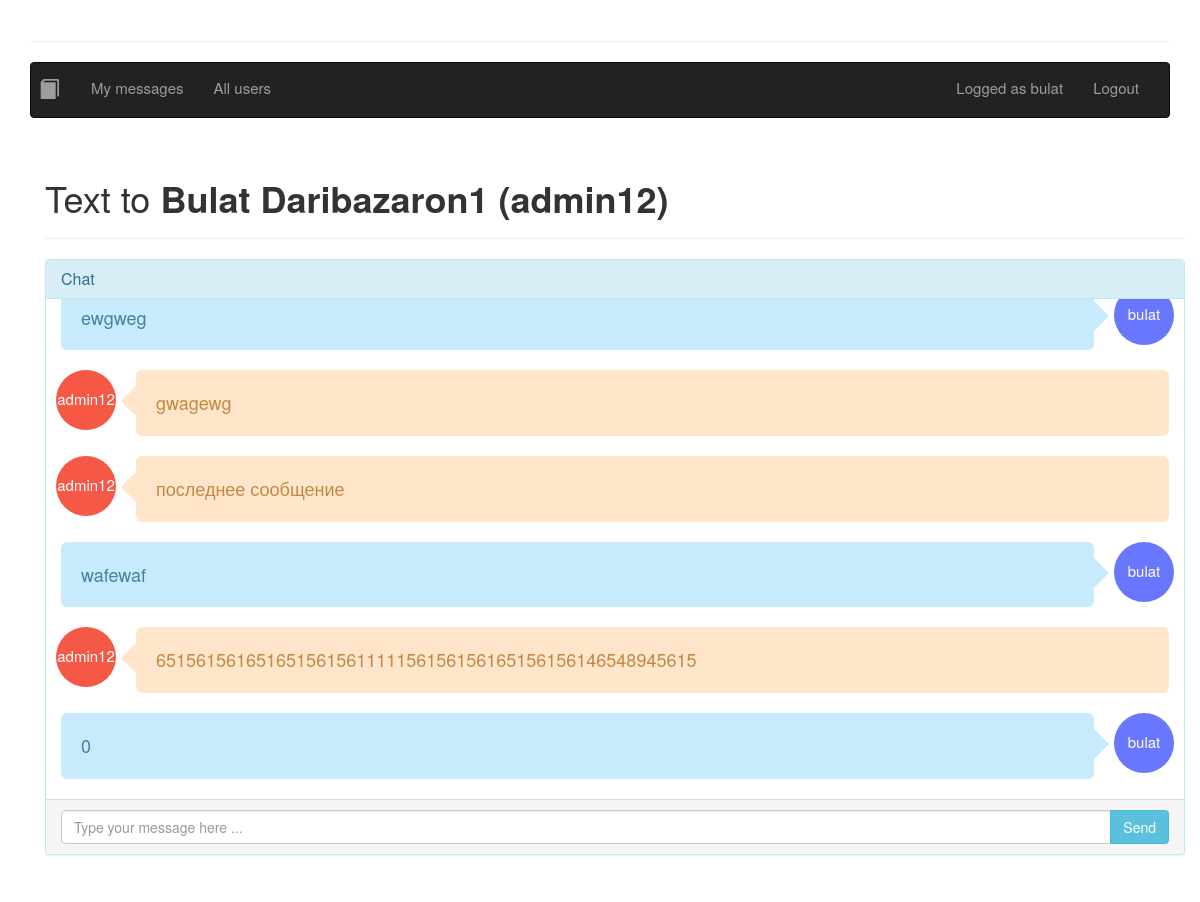
Screenshot of /chat/12 (signed in) with the database file from the repository.
### intra/models.py (models this page shows)
class User(AbstractUser):
    description = models.TextField(null=True)
    picture = models.ImageField(blank=True, upload_to="", null=True)

### chat/models.py (models this page shows, shortened)
class MessageModel(models.Model):
    user = models.ForeignKey(User, on_delete=models.CASCADE,
                             verbose_name='user',
                             related_name='from_user')
    recipient = models.ForeignKey(User, on_delete=models.CASCADE,
                                  verbose_name='recipient',
                                  related_name='to_user')
    date = models.DateTimeField(auto_now_add=True)
    body = models.TextField('body')

### chat/views.py (the view, shortened to what this page needs)
# urls.py: path('<str:user_id>', views.ChatView.as_view(), name='chat_detail'),
class ChatView(LoginRequiredMixin, View):
    login_url = reverse_lazy('login')
    template_name = 'chat/room.html'
    def get(self, request, user_id):
        recipient = User.objects.get(pk=user_id)
        author = self.request.user
        messages = MessageModel.objects.filter(
            Q(recipient=recipient, user=author) | Q(user_id=recipient, recipient_id=author)
        ).select_related('user').order_by('date')
        return render(
            request,
            self.template_name,
            {
                'user_id': user_id,
                'recipient_username': recipient.username,
                'recipient_last_name': recipient.last_name,
                'recipient_first_name': recipient.first_name,
                'message_list': list(messages),
            }
        )

### chat/templates/chat/room.html (shortened to what this page needs)
{% extends 'base.html' %} {% load bootstrap3 %} {% load i18n %}
{% block content %}
{% include 'nav.html' %}
    <div class="container">
        <div class="page-header">
            <h1>Text to <strong>{{ recipient_first_name }} {{ recipient_last_name }} ({{ recipient_username }})</strong>
            </h1>
        </div>
        <div class="row">
            <div class="col-md-12">
                <div class="panel panel-info">
                    <div class="panel-heading">
                        <h4 class="panel-title">Chat</h4>
                    </div>
                    <div>
                        <ul id="messages" class="messages">
                            {% for message in message_list %}
                                {% if message.user.id == request.user.id %}
                                    <li class="message right">
                                {% else %}
                                    <li class="message left">
                                {% endif %}
                                    <div class="avatar">{{ message.user.username }}</div>
                                    <div class="text_wrapper">
                                        <div class="text">
                                            {{ message.body }}<br>
                                        </div>
                                    </div>
                                </li>
                            {% endfor %}
                        </ul>
                    </div>
                    <div class="panel-footer">
                        <div class="input-group">
                            <input id="chat-input" type="text"
                                   class="form-control input"
                                   placeholder="Type your message here ..."
                                   maxlength="500">
                            <span class="input-group-btn">
                            <button class="btn btn-info btn"
                                    id="btn-send">
                                Send</button>
                        </span>
                        </div>
                    </div>
                </div>
            </div>
        </div>
    </div>
{% endblock content %}

### intra/templates/nav.html (shortened to what this page needs)
{% load static %} {% load bootstrap3 %} {% load i18n %}
<hr />
<nav class="navbar navbar-inverse">
  <div class="container-fluid">
    <div class="navbar-header">
      <ul class="nav navbar-nav navbar-right">
        <li >
            <a href="{% url 'index' %}"><span style="margin-left:-22px; font-size:20px" class="glyphicon glyphicon-book " aria-hidden="true"></span><span class="sr-only">(current)</span></a>
        </li>
        {% if user.is_authenticated %}
        <li><a href="{% url 'chat' %}">{% trans 'My messages' %}</a></li>
        <li><a href="{% url 'users' %}">{% trans 'All users' %}</a></li>
        {% else %}
        <li><a href="{% url 'register' %}">{% trans 'Register' %}</a></li>
        {% endif %}
      </ul>
    </div>
    <div class="container-fluid">
      <ul class="nav navbar-nav navbar-right">
        {% if user.is_authenticated %}
        <li >
          <a href="{% url 'profile' request.user.id %}">{% trans 'Logged as' %} {{request.user.username}}</a>
        </li>
        <li >
          <a href="{% url 'logout' %}">{% trans 'Logout' %}</a>
        </li>
        {% endif %}
      </ul>
    </div>
  </div>
</nav>

### chat/templates/chat/room.html (style rules this page uses)
.messages { position: relative; padding: 10px 10px 0 10px; margin: 0 0 0 0; height: 500px; overflow-x: hidden; overflow-y: scroll; }
.messages .message { clear: both; overflow: hidden; margin-bottom: 20px; }
.messages .message.left .avatar { background-color: #f55946; float: left; }
.messages .message.left .text_wrapper { background-color: #ffe6cb; margin-left: 20px; }
.messages .message.left .text_wrapper::after, .messages .message.left .text_wrapper::before { right: 100%; border-right-color: #ffe6cb; }
.messages .message.left .text { color: #c48843; }
.messages .message.right .avatar { background-color: #6877fd; float: right; }
.messages .message.right .text_wrapper { background-color: #c7eafc; margin-right: 20px; float: right; }
.messages .message.right .text_wrapper::after, .messages .message.right .text_wrapper::before { left: 100%; border-left-color: #c7eafc; }
.messages .message.right .text { color: #45829b; }
.messages .message .avatar { width: 60px; height: 60px; border-radius: 50%; display: inline-block; text-align: center; color: white; padding-top: 18px; }
.messages .message .text_wrapper { display: inline-block; padding: 20px; border-radius: 6px; width: calc(100% - 85px); min-width: 100px; position: relative; }
.messages .message .text_wrapper::after, .messages .message .text_wrapper:before { top: 18px; border: solid transparent; content: " "; height: 0; width: 0; position: absolute; pointer-events: none; }
.messages .message .text_wrapper::after { border-width: 13px; margin-top: 0; }
.messages .message .text_wrapper::before { border-width: 15px; margin-top: -2px; }
.messages .message .text_wrapper .text { font-size: 18px; font-weight: 300; }
body { font-size: 15px; }

### rows the page displays
User: user.username "bulat"
User: first_name "Bulat", last_name "Daribazaron1", username "admin12"
MessageModel: user.username "bulat", body "ewgweg"
MessageModel: user.username "admin12", body "gwagewg"
MessageModel: user.username "admin12", body "последнее сообщение"
MessageModel: user.username "bulat", body "wafewaf"
MessageModel: user.username "admin12", body "651561561651651561561111156156156165156156146548945615"
MessageModel: user.username "bulat", body "0"
